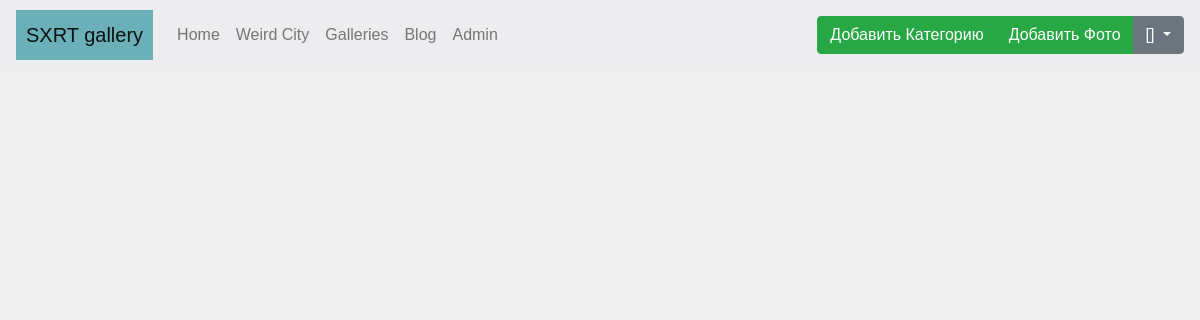
/blog/, run on an earlier commit of the app's database.
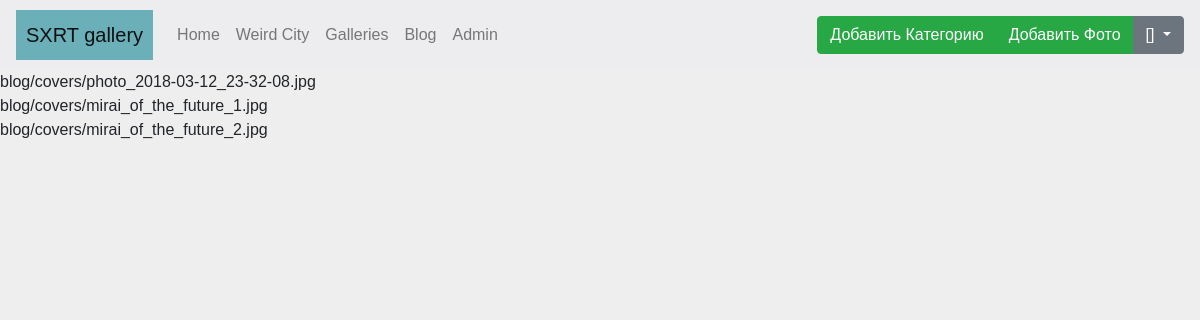
And on a later commit of the database.
### blog/models.py (models this page shows, shortened)
class blogpost(models.Model):
    slug = models.SlugField(verbose_name='Пермалинк', max_length=50, unique=True)
    author = models.ForeignKey(settings.AUTH_USER_MODEL, on_delete=models.CASCADE, verbose_name='Автор', default='root')
    name = models.CharField(max_length=127, verbose_name='Заголовок')
    description = models.TextField(max_length=800, verbose_name='Описание', blank=True)
    cover = models.ImageField(
        upload_to='blog/covers/', verbose_name='Обложка', max_length=200
    )
    videolink = models.URLField(default='', verbose_name='Ссылка на видео', blank=True)
    created_date = models.DateTimeField(default=timezone.now, verbose_name='Дата/время создания')
    status = models.BooleanField(default=True, verbose_name='Опубликовано')
    category = models.ForeignKey(
        blogcategories,
        verbose_name='Категория',
        on_delete=models.CASCADE,
        blank=True,
        null=True,
        related_name='blogcategory',
    )
    class Meta:
        verbose_name = 'запись блога'
        verbose_name_plural = 'записи блога'

### blog/views.py (the view)
# urls.py: path('blog/', views.blog, name='blog'),
def blog(request):
    posts = blogpost.objects.filter(status=True).all()
    return render(request, 'site/bloglist.html', {
        'posts': posts,
    })

### blog/templates/site/bloglist.html
{% extends 'site/base.html' %}
{% block content %}
{% for blogpost in posts %}
<div class="row">
    <div class="col-sm-12">
        {{blogpost.cover}}
    </div>
</div>
{% endfor %}
{% endblock %}

### photosite/templates/site/base.html (shortened to what this page needs)
<!DOCTYPE html>
<html lang="en">
<head>
    {% load static %}
	<link rel="stylesheet" href="{% static 'css/main.css' %}" />
	<link rel="stylesheet" href="https://maxcdn.bootstrapcdn.com/bootstrap/4.3.0/css/bootstrap.min.css">
	<link rel="stylesheet" href="{% static 'css/lightbox.min.css' %}" />
	<link rel="stylesheet" href="{% static 'css/animated-masonry-gallery.css' %}" />
</head>
<body>
<nav class="navbar navbar-expand-lg navbar-light" style="background-color: #ededef;">
      <a class="navbar-brand" href="/" style="background-color: #6bafb8; padding:10px;">SXRT gallery</a>
    <div class="collapse navbar-collapse" id="navbarText">
        <ul id="ultype1" class="navbar-nav mr-auto">
            <li class="nav-item"> <a class="nav-link" href="/">Home</a> </li>
            <li class="nav-item"> <a class="nav-link" href="#">Weird City</a> </li>
            <li class="nav-item"> <a class="nav-link" href="/gallery">Galleries</a> </li>
            <li class="nav-item"> <a class="nav-link" href="/blog">Blog</a> </li>
            <li class="nav-item"> <a class="nav-link" href="/admin" target="_blank">Admin</a> </li>
         </ul>
         <span class="navbar-text">
            <div class="btn-group" role="group">
               <button type="button" class="btn btn-success">
               <a style="color:white;" href="/add">Добавить Категорию</a>
               </button>
               <button type="button" class="btn btn-success">
                  <a style="color:white;" href="/addobj">Добавить Фото</a>
               </button>
               <div class="btn-group" role="group" style="z-index:99999;">
                  <button id="btnGroupDrop1" type="button" class="btn btn-secondary dropdown-toggle" data-toggle="dropdown" aria-haspopup="true" aria-expanded="false">
                  {{request.user.get_short_name}} [{{request.user.username}}]
                  </button>
               </div>
            </div>
         </span>
      </div>
   </nav>
{% block content %}
{% endblock %}
</body>
</html>

What changed in the data, as far as the page shows it:
added blogpost: cover "blog/covers/photo_2018-03-12_23-32-08.jpg"
added blogpost: cover "blog/covers/mirai_of_the_future_1.jpg"
added blogpost: cover "blog/covers/mirai_of_the_future_2.jpg"
